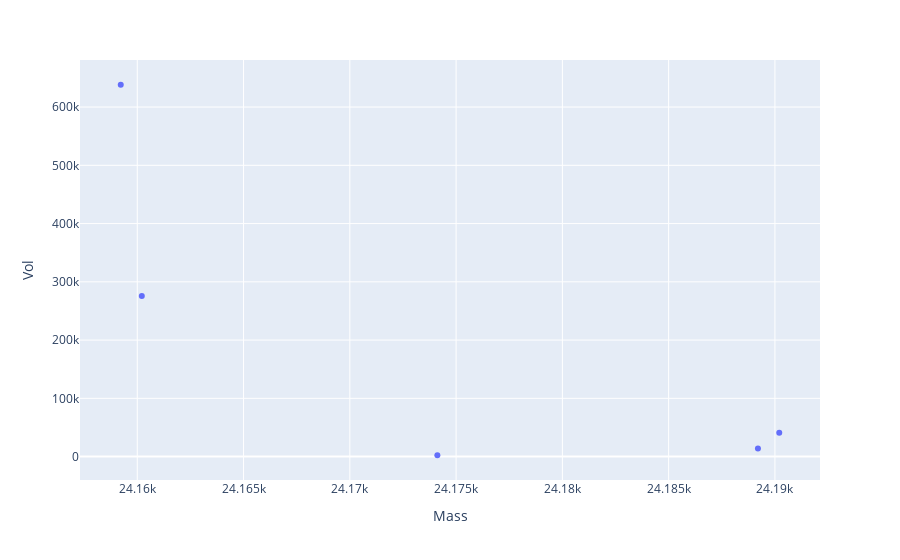

Notebook cell for this chart:
### Code cell
df_masses = pd.read_excel('~/Downloads/glu_isoforms.xlsx', 'Wild')
dfm = match_dfs(df_masses, df13_2)
# df_masses = pd.read_excel('~/Downloads/glu_isoforms.xlsx', 'AlkB')
# dfm = match_dfs(df_masses, df8)
plotly_zone(dfm, y='Vol')
dfm['Ratio'] = dfm.Vol/dfm.Vol.sum()
dfm.sort_values('Vol', ascending=False)

### Figure 1 — Plotly figure (JSON) as saved in the notebook; plotly's stock layout.template omitted (floating-point values rounded to 4 significant figures)
{"data": [{"hovertemplate": "Mass=%{x}<br>Vol=%{y}<extra></extra>", "legendgroup": "", "marker": {"color": "#636efa", "symbol": "circle"}, "mode": "markers", "name": "", "orientation": "v", "showlegend": false, "type": "scatter", "x": [24160.0, 24160.0, 24190.0, 24190.0, 24170.0], "xaxis": "x", "y": [638300.0, 275700.0, 41050.0, 13850.0, 2310.0], "yaxis": "y"}], "layout": {"legend": {"tracegroupgap": 0}, "margin": {"t": 60}, "xaxis": {"anchor": "y", "domain": [0, 1], "title": {"text": "Mass"}}, "yaxis": {"anchor": "x", "domain": [0, 1], "title": {"text": "Vol"}}}}
